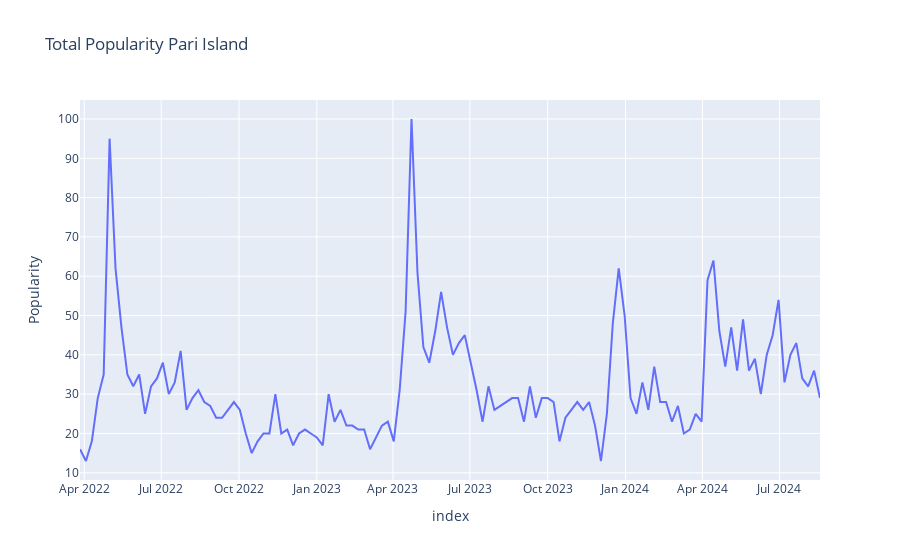

The notebook cell this image was saved under:
### Markdown cell above
Tidak ada data yang null, dan untuk frekuensinya itu mingguan. Selanjutnya melihat visualisasi data untuk melihat apakah data additive atau multiplicative

### Code cell
fig = px.line(df, x=df.index, y="Popularity", title='Total Popularity Pari Island')
fig.show()

### Figure 1 — Plotly figure (JSON) as saved in the notebook; plotly's stock layout.template omitted (floating-point values rounded to 4 significant figures)
{"data": [{"hovertemplate": "index=%{x}<br>Popularity=%{y}<extra></extra>", "legendgroup": "", "line": {"color": "#636efa", "dash": "solid"}, "marker": {"symbol": "circle"}, "mode": "lines", "name": "", "orientation": "v", "showlegend": false, "type": "scatter", "x": ["2022-03-27", "2022-04-03", "2022-04-10", "2022-04-17", "2022-04-24", "2022-05-01", "2022-05-08", "2022-05-15", "2022-05-22", "2022-05-29", "2022-06-05", "2022-06-12", "2022-06-19", "2022-06-26", "2022-07-03", "2022-07-10", "2022-07-17", "2022-07-24", "2022-07-31", "2022-08-07", "2022-08-14", "2022-08-21", "2022-08-28", "2022-09-04", "2022-09-11", "2022-09-18", "2022-09-25", "2022-10-02", "2022-10-09", "2022-10-16", "2022-10-23", "2022-10-30", "2022-11-06", "2022-11-13", "2022-11-20", "2022-11-27", "2022-12-04", "2022-12-11", "2022-12-18", "2022-12-25", "2023-01-01", "2023-01-08", "2023-01-15", "2023-01-22", "2023-01-29", "2023-02-05", "2023-02-12", "2023-02-19", "2023-02-26", "2023-03-05", "2023-03-12", "2023-03-19", "2023-03-26", "2023-04-02", "2023-04-09", "2023-04-16", "2023-04-23", "2023-04-30", "2023-05-07", "2023-05-14", "2023-05-21", "2023-05-28", "2023-06-04", "2023-06-11", "2023-06-18", "2023-06-25", "2023-07-02", "2023-07-09", "2023-07-16", "2023-07-23", "2023-07-30", "2023-08-06", "2023-08-13", "2023-08-20", "2023-08-27", "2023-09-03", "2023-09-10", "2023-09-17", "2023-09-24", "2023-10-01", "2023-10-08", "2023-10-15", "2023-10-22", "2023-10-29", "2023-11-05", "2023-11-12", "2023-11-19", "2023-11-26", "2023-12-03", "2023-12-10", "2023-12-17", "2023-12-24", "2023-12-31", "2024-01-07", "2024-01-14", "2024-01-21", "2024-01-28", "2024-02-04", "2024-02-11", "2024-02-18", "2024-02-25", "2024-03-03", "2024-03-10", "2024-03-17", "2024-03-24", "2024-03-31", "2024-04-07", "2024-04-14", "2024-04-21", "2024-04-28", "2024-05-05", "2024-05-12", "2024-05-19", "2024-05-26", "2024-06-02", "2024-06-09", "2024-06-16", "2024-06-23", "2024-06-30", "2024-07-07", "2024-07-14", "2024-07-21", "2024-07-28", "2024-08-04", "2024-08-11", "2024-08-18"], "xaxis": "x", "y": [16, 13, 18, 29, 35, 95, 62, 47, 35, 32, 35, 25, 32, 34, 38, 30, 33, 41, 26, 29, 31, 28, 27, 24, 24, 26, 28, 26, 20, 15, 18, 20, 20, 30, 20, 21, 17, 20, 21, 20, 19, 17, 30, 23, 26, 22, 22, 21, 21, 16, 19, 22, 23, 18, 31, 51, 100, 61, 42, 38, 46, 56, 47, 40, 43, 45, 38, 31, 23, 32, 26, 27, 28, 29, 29, 23, 32, 24, 29, 29, 28, 18, 24, 26, 28, 26, 28, 22, 13, 25, 48, 62, 50, 29, 25, 33, 26, 37, 28, 28, 23, 27, 20, 21, 25, 23, 59, 64, 46, 37, 47, 36, 49, 36, 39, 30, 40, 45, 54, 33, 40, 43, 34, 32, 36, 29], "yaxis": "y"}], "layout": {"legend": {"tracegroupgap": 0}, "title": {"text": "Total Popularity Pari Island"}, "xaxis": {"anchor": "y", "domain": [0, 1], "title": {"text": "index"}}, "yaxis": {"anchor": "x", "domain": [0, 1], "title": {"text": "Popularity"}}}}
